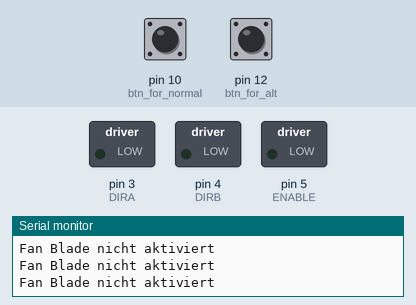
Simulated run of this sketch. Board: Arduino Uno, built with avr-gcc and run on an emulated ATmega328P. Shown: switched loads named in the sketch (green lamp = pin HIGH), the last lines printed to the serial monitor. Inputs (shaded band) come from the test bench; at power-on: pin 12 (btn_for_alt) LOW, pin 10 (btn_for_normal) LOW.

Above: at 1.2 s.
1.3 s: pin 12 (btn_for_alt) pulled HIGH for 0.15 s
At 2.3 s:
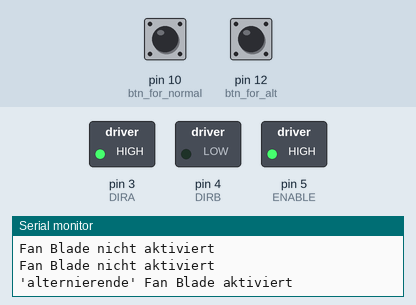
4.4 s: pin 12 (btn_for_alt) pulled HIGH for 3.2 s
At 10.3 s:
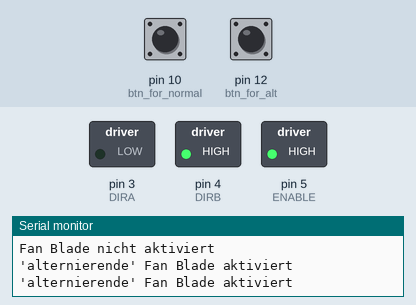
10.6 s: pin 10 (btn_for_normal) pulled HIGH for 1 s
At 13.0 s:
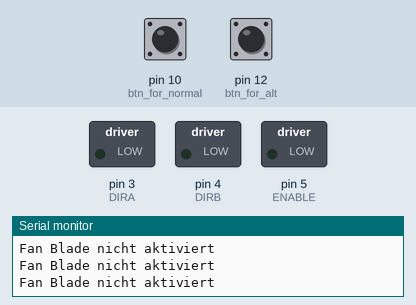
14.6 s: pin 10 (btn_for_normal) pulled HIGH for 0.15 s
At 14.71 s:
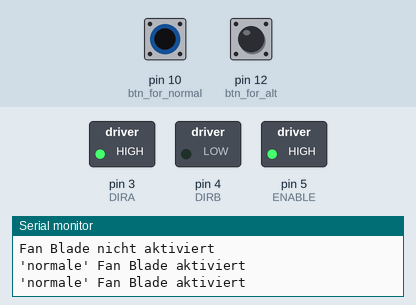
17.7 s: pin 12 (btn_for_alt) pulled HIGH for 1 s
At 20.2 s:
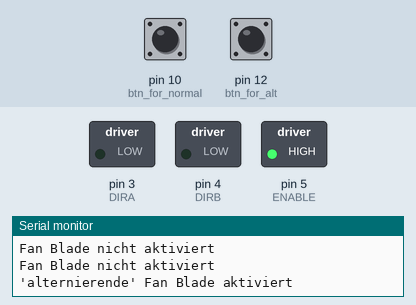
21.7 s: pin 10 (btn_for_normal) driven HIGH and pin 12 (btn_for_alt) driven HIGH
At 23.7 s:
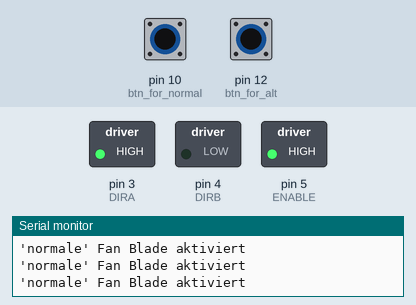
Timing chart, 0 to 25.2 s (numbered marks = the images above; inputs shaded):
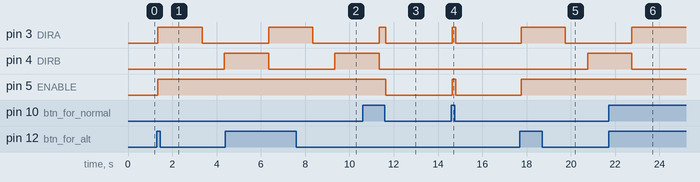

Measured:
- after the input at 1.3 s, pin 3 (DIRA): LOW → HIGH after 0.05 s, → LOW 2.0 s later; pin 4 (DIRB): LOW → HIGH after 3.0 s; pin 5 (ENABLE): LOW → HIGH after 0.05 s
- after the input at 4.4 s, pin 3 (DIRA): LOW → HIGH after 1.9 s, → LOW 2.0 s later; pin 5 (ENABLE): stays HIGH (without the input it goes to LOW after 1.9 s)
- after the input at 10.6 s, pin 3 (DIRA): LOW → HIGH after 0.75 s, → LOW 0.28 s later; pin 5 (ENABLE): HIGH → LOW after 1.0 s instead of 0.75 s
- after the input at 14.6 s, pin 3 (DIRA), pin 5 (ENABLE): LOW → HIGH at once, → LOW 0.16 s later
- after the input at 17.7 s, pin 3 (DIRA): LOW → HIGH after 0.05 s, → LOW 2.0 s later; pin 4 (DIRB): LOW → HIGH after 3.1 s; pin 5 (ENABLE): LOW → HIGH after 0.05 s
- after the input at 21.7 s, pin 3 (DIRA): LOW → HIGH after 1.1 s; pin 5 (ENABLE): stays HIGH (without the input it goes to LOW after 1.1 s)

The sketch:

11_dc_motor_fan_blade.ino
```cpp
const int ENABLE = 5;
const int DIRA = 3;
const int DIRB = 4;

const int btn_for_normal = 10; //normal, in einer Richtung
const int btn_for_alt = 12; //alle paar sek. richtung ändern

void setup()
{
  pinMode(ENABLE,OUTPUT);
  pinMode(DIRA,OUTPUT);
  pinMode(DIRB,OUTPUT);

  pinMode(btn_for_normal,INPUT);
  pinMode(btn_for_alt,INPUT);
  Serial.begin(9600);
}

void loop()
{
  //für diesen Fall den Button gedrück halten
  if(digitalRead(btn_for_normal) == 1)
  {
    Serial.println("'normale' Fan Blade aktiviert");
    analogWrite(ENABLE,255); //schnellste einstellung
    digitalWrite(DIRA,HIGH);
    digitalWrite(DIRB,LOW);
  }
  //bei diesem Fall reicht einmal drücken, außer man will es ganze zeit - dann gedrückt halten
  else if(digitalRead(btn_for_alt) == 1)
  {
    Serial.println("'alternierende' Fan Blade aktiviert");
    digitalWrite(ENABLE,HIGH);

    digitalWrite(DIRA,HIGH); // 2 sek in eine Richtung Uhrzeigersinn
    digitalWrite(DIRB,LOW);
    delay(2000);

    digitalWrite(DIRA,LOW); //kurz beides pausieren, damit man richtungswechsel besser erkennt
    digitalWrite(DIRB,LOW);
    delay(1000);

    digitalWrite(DIRA,LOW);  //dann 2 sek in andere
    digitalWrite(DIRB,HIGH);
    delay(2000);
  }
  else
  {
    Serial.println("Fan Blade nicht aktiviert");
    analogWrite(ENABLE,LOW);
    digitalWrite(DIRA,LOW);
    digitalWrite(DIRB,LOW);
  }
}
```
